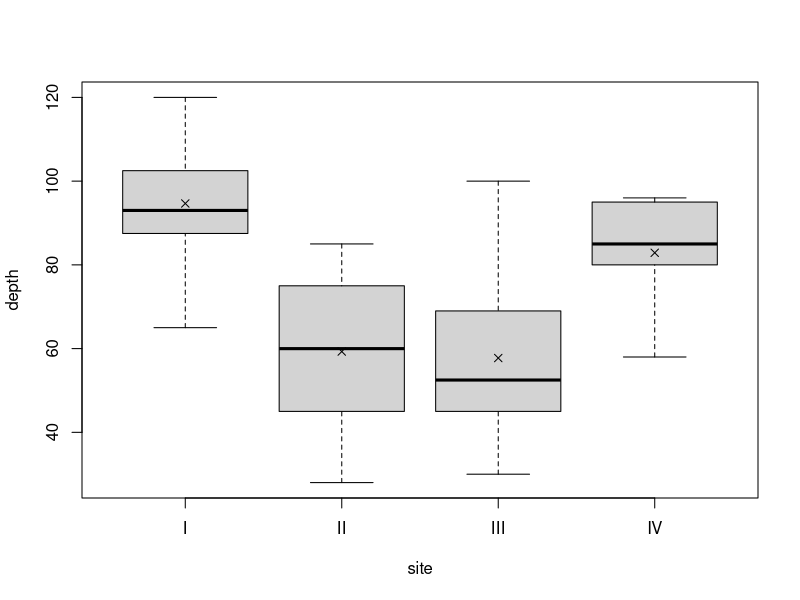
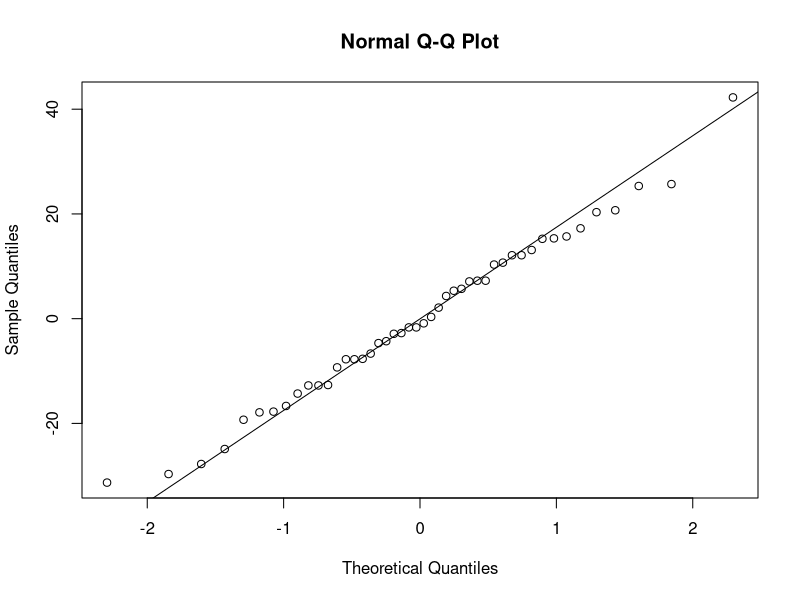
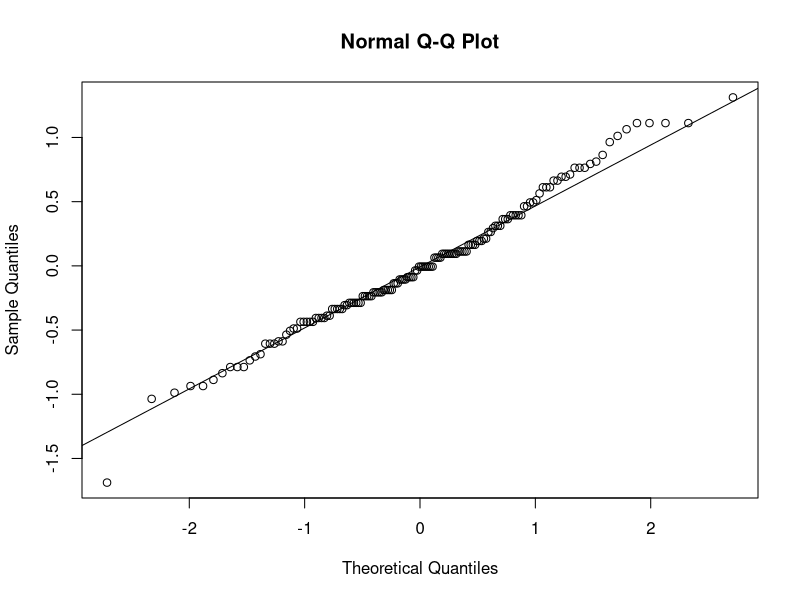
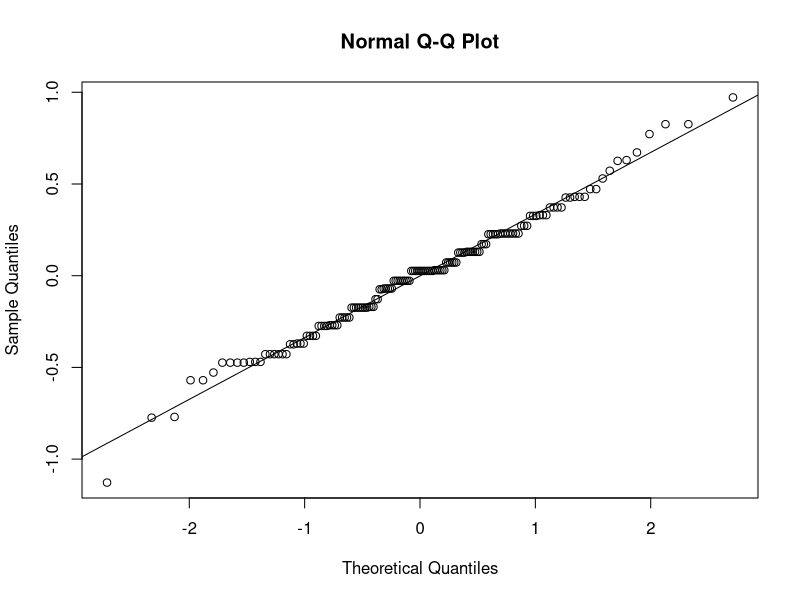
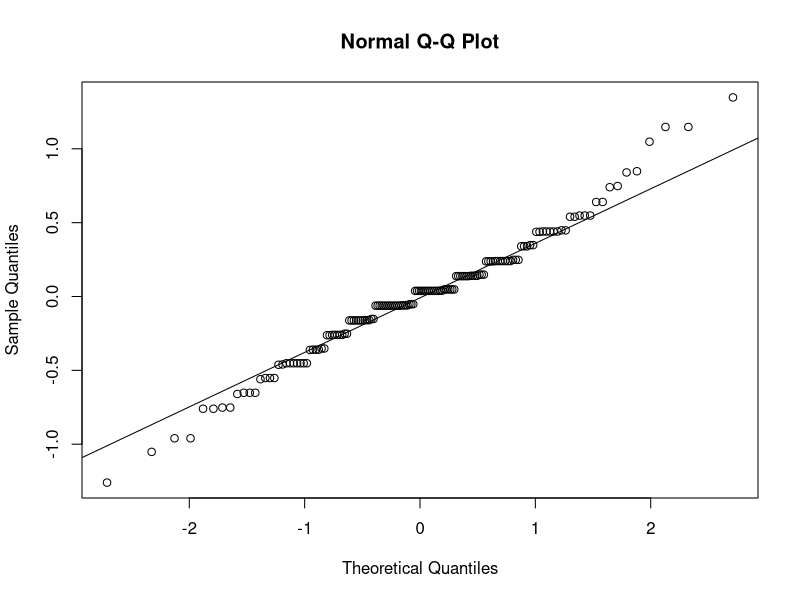
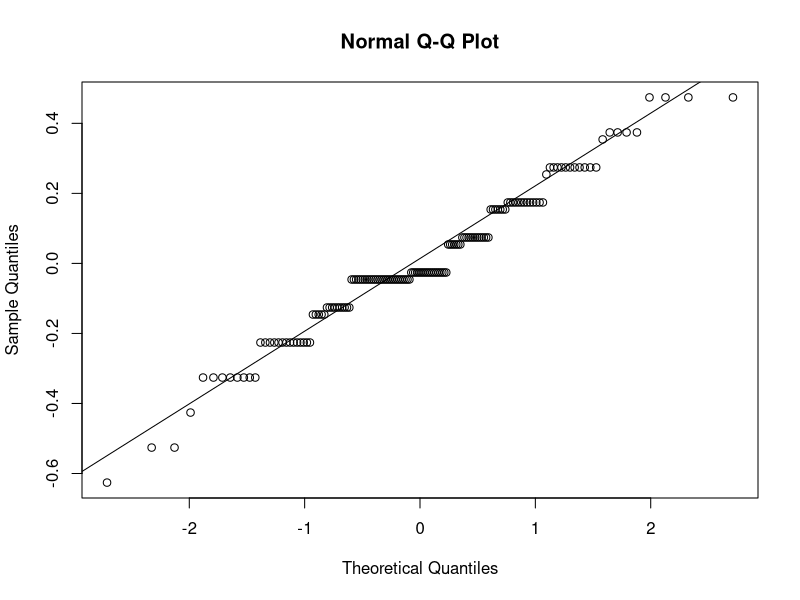

Write R code to recreate these figures, in order.
# 19.1
depth <- c(93,120,65,105,115,82,99,87,100,90,78,95,93,88,110,85,45,80,28,75,70,65,55,50,40,100,75,65,40,73,65,50,30,45,50,45,55,96,58,95,90,65,80,85,95,82)
site <- c(rep("I",15),rep("II",10),rep("III",12),rep("IV",9))

boxplot(depth~site)
depth.means <- tapply(depth, INDEX = site, FUN = mean)
points(1:4, depth.means, pch = 4)

depth.meancen <- depth - rep(depth.means, table(site))
qqnorm(depth.meancen)
qqline(depth.meancen)

depth.sds <- tapply(depth, INDEX = site, FUN = sd)
max(depth.sds) / min(depth.sds) < 2

summary(aov(depth~site)) # very strong evidence against H0
# there is evidence to conclude there is a difference in the mean depths of the finds across the sites

?iris
summary(iris)

iris.check <- function(measurement) {
  m <- tapply(measurement, iris$Species, mean)
  mc <- measurement - m[as.numeric(iris$Species)]
  qqnorm(mc)
  qqline(mc)
  
  s <- tapply(measurement, iris$Species, sd)
  return(max(s)/min(s) < 2)
}

iris.check(iris$Sepal.Length)  # normal, true
iris.check(iris$Sepal.Width)   # normal, true
iris.check(iris$Petal.Length)  # not normal, false
iris.check(iris$Petal.Width)   # normal, false

summary(aov(Sepal.Length~Species, data = iris))
summary(aov(Sepal.Width~Species, data = iris))
# strong evidence to reject H0 and conclude that sepal lengths and widths do vary according to species